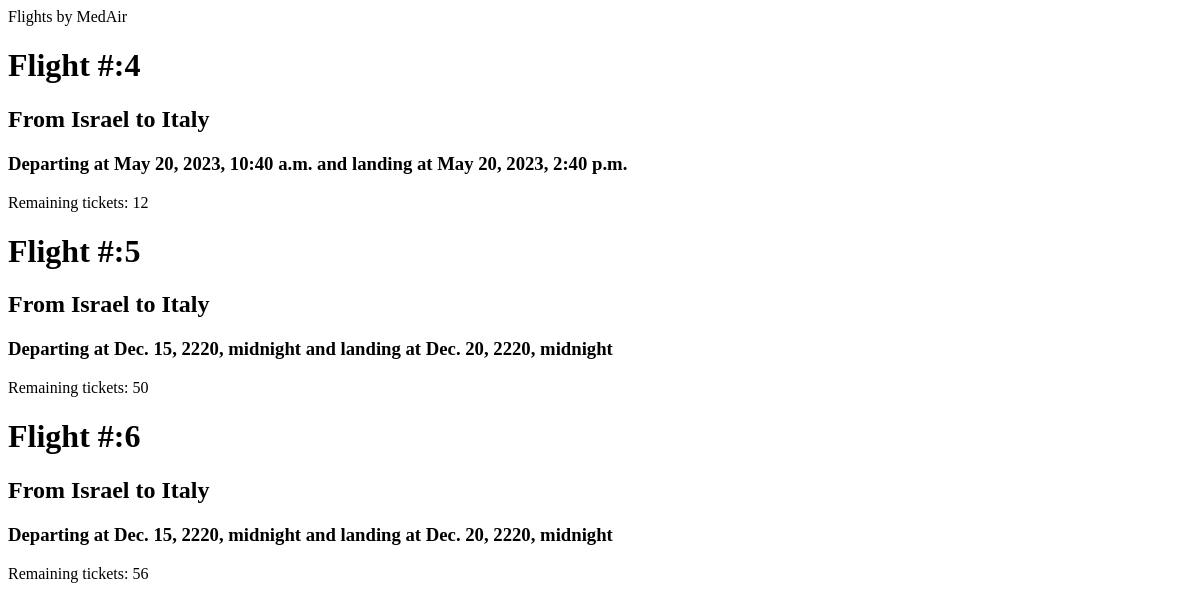
The page /flight_app/airline/view/1 on the database as committed earlier.
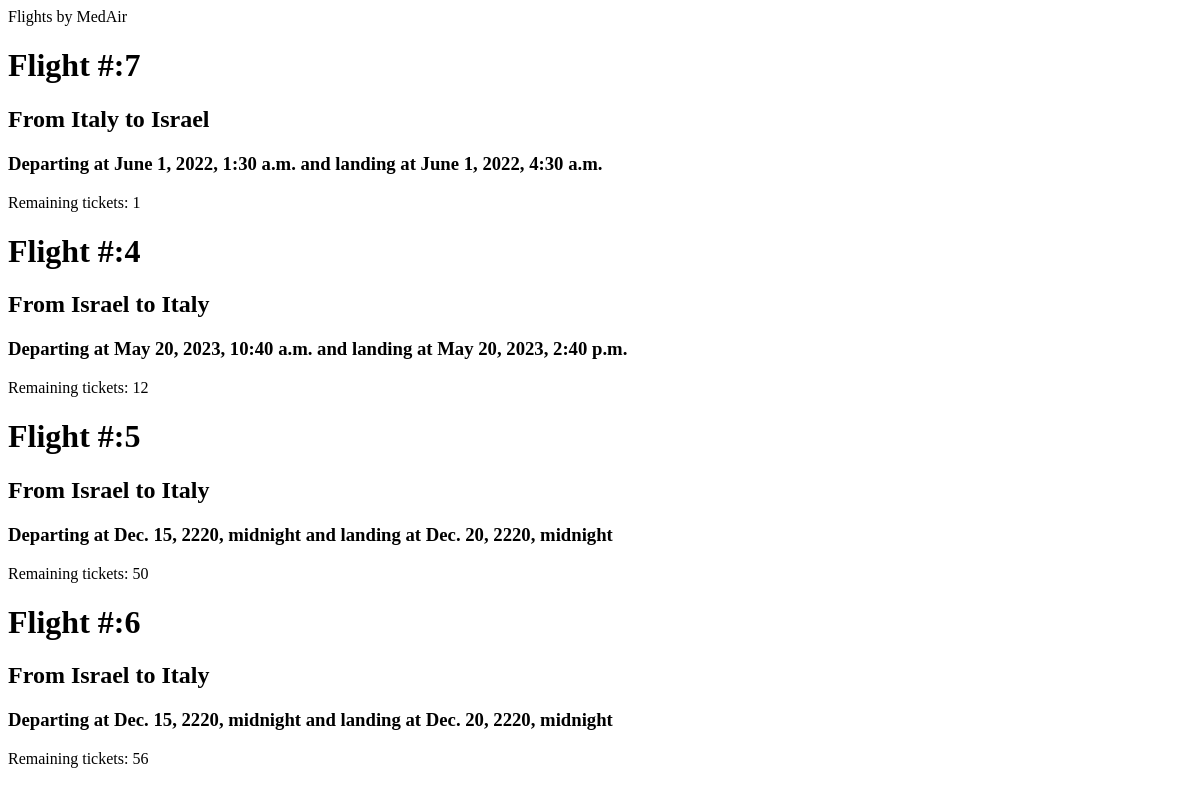
The same page on the database as committed later.
### flight_app/models.py (models this page shows, shortened)
class Airline(models.Model):
    name = models.TextField(max_length=255, null=False, unique=True)
    country = models.ForeignKey(Country, null=False, on_delete=models.PROTECT)
    user = models.OneToOneField(User, null=False, on_delete=models.CASCADE)
    class Meta:
        ordering = ['name']

class Flight(models.Model):
    airline = models.ForeignKey(Airline, null=False, on_delete=models.PROTECT)
    origin_country = models.ForeignKey(Country, null=False,related_name="origin", on_delete=models.PROTECT)
    destination_country = models.ForeignKey(Country, null=False,related_name="destination", on_delete=models.PROTECT)
    departure_time = models.DateTimeField(null=False)
    landing_time = models.DateTimeField(null=False)
    remaining_tickets = models.IntegerField(null=False)
    class Meta:
        ordering = ['departure_time']

class Country(models.Model):
    link = "Edit"
    country_name = models.TextField(max_length=100, null=False, unique=True)
    flag = models.ImageField(upload_to="static\\flags")
    class Meta:
        ordering = ['country_name']
        verbose_name_plural = 'countries'
    def __str__(self) -> str:
        return self.country_name

### flight_app/views.py (the view)
# urls.py: path('airline/view/<airline_id>', views.view_flights_by_airline),
def view_flights_by_airline(request, airline_id):
    flights = Airline_Facade.get_my_flights(airline_id)
    airline = (Airline_Facade.get_airline_by_id(airline_id))[0]
    context = {
        'Flights': flights,
        'Airline': airline
    }
    return render(request, 'airline_get_flights.html', context)

### flight_app/DAL/airline_facade.py (called while the page is built)
    def get_my_flights(id):
        f = Flight.objects.filter(airline=id)
        return f

### flight_app/DAL/base_facade.py (called while the page is built)
    def get_airline_by_id(id):
            airline_by_id = list(models.Airline.objects.filter(pk=id))
            return airline_by_id

### flight_app/templates/airline_get_flights.html (shortened to what this page needs)
<!DOCTYPE html>
<html lang="en">
<head>
</head>
<body>
    <div>
        <div>Flights by {{Airline.name}}</div>
    {% for flight in Flights %}
        <div>
            <h1> Flight #:{{flight.id}}</h1>
            <h2>From {{flight.origin_country}} to {{flight.destination_country}}</h2>
            <h3>Departing at {{flight.departure_time}} and landing at {{flight.landing_time}}</h3>
            <h7>Remaining tickets: {{flight.remaining_tickets}}</h7>
        </div>
    {%endfor%}
    </div>
</body>
</html>

Rows that differ between the two databases and show on the page:
added Flight: id "7", origin_country "Italy", destination_country "Israel", departure_time "June 1, 2022, 1:30 a.m.", landing_time "June 1, 2022, 4:30 a.m.", remaining_tickets "1"
